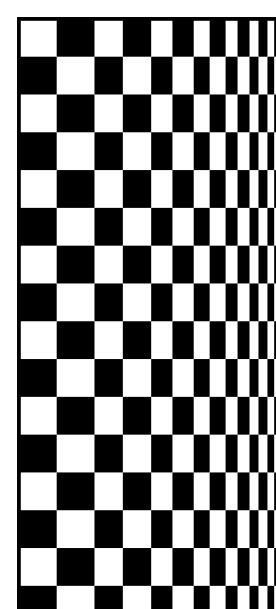

Here is the Python script that generated this plot:
import svgwrite
from svgwrite import mm   

my_opart = svgwrite.Drawing("kurs_27_opart.svg")


count = 16
anfangsbreite = 10
hoehe = 10
xstart = 5
ystart = 5
zoom = 0.75


xdelta = anfangsbreite
xkoord = xstart

# spalten in der zeile x
for x in range(count//2):

    # zeilen in der spalte y rechtecke in einer spalte zeichnen
    for y in range(count//2):

        # print(xdelta)

        # even (gerade), in zweiter zeile anfangen
        xevenkoord = xkoord
        # print(xevenkoord)
        ykoord = ystart + hoehe + hoehe * 2 * y
        my_even_col = my_opart.rect(
            insert=(xevenkoord*mm, ykoord*mm),
            size=(xdelta*mm, hoehe*mm),
            fill='black',
        )
        my_opart.add(my_even_col)

        # odd (ungerade), in erster zeile anfangen
        xoddkoord = xkoord + xdelta
        # print(xoddkoord)
        ykoord = ystart + hoehe * 2 * y
        my_odd_col = my_opart.rect(
            insert=(xoddkoord*mm, ykoord*mm),
            size=(xdelta*mm, hoehe*mm),
            fill='black',
        )
        my_opart.add(my_odd_col)
        # print("")

    xkoord = xkoord + 2 * xdelta
    xdelta = xdelta * zoom


# rahmen um alles
xkoord = xkoord - xstart
my_border = my_opart.rect(
    insert=(xstart*mm, ystart*mm),
    size=(xkoord*mm, count*hoehe*mm),
    fill='white',
    fill_opacity=0.,  # sehr wichtig!
    stroke='black',
    stroke_width=1*mm
)
my_opart.add(my_border)


my_opart.save()
